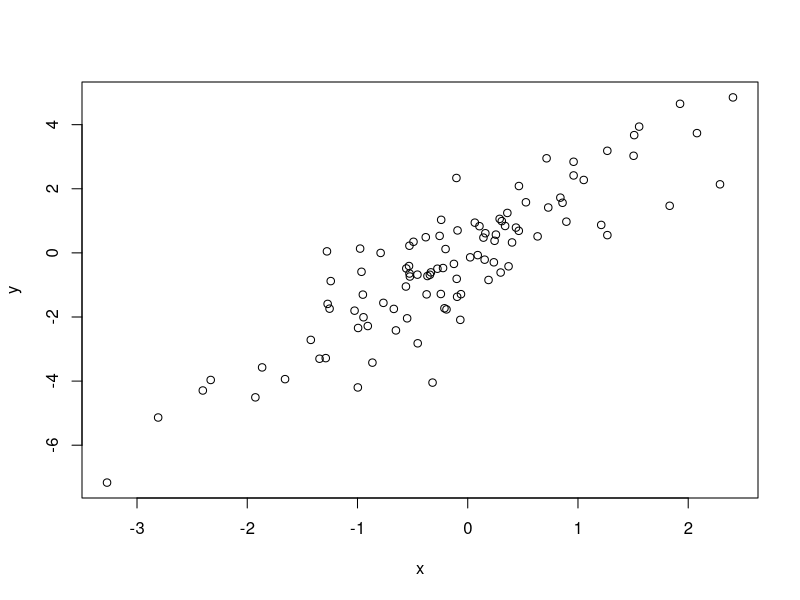

Here is the R script that generated this plot:
## ---- chunk 1
knitr::opts_chunk$set(echo = TRUE)
## ---- chunk 2
x <- c(1, 2, 3, 4, 5)
y <- c(5, 4, 3, 2, 1)
sum(x * y)
## ---- chunk 3
t(x) %*% y
## ---- chunk 4
x <- rnorm(100)
y <- 2*x + rnorm(100)
## ---- chunk 5
cor(x,y)

plot(x,y)
## ---- chunk 6
# 버블 정렬
bubble_sort <- function(x) {
  n <- length(x) 
  
  for (i in 1:(n - 1)) {
    for (j in 1:(n - i)) {
      if (x[j] > x[j + 1]) {
        tmp <- x[j]
        x[j] <- x[j + 1]
        x[j + 1] <- tmp
      }
    }
  }
  return(x)
}
vec1 <- c(5,7,1,6,4)
bubble_sort(vec1)
## ---- chunk 7
# 선택 정렬
selection_sort <- function(x) {
  n <- length(x) 
  for (i in 1:(n - 1)) {
    min <- i
    for (j in (i + 1):n) {
      if (x[j] < x[min]) {
        min <- j
      }
    }
    
    if (min != i) {
      tmp <- x[i]
      x[i] <- x[min]
      x[min] <- tmp
    }
  }
  
  return(x)
}
vec2 <- c(7,4,2,6,1)
selection_sort(vec2)

## ---- chunk 8
collatz <- function(n) {
  sequence <- c(n)
  
  while (n!=1) {
    if (n%%2==0){
      n <- n/2
    } else {
      n <- 3 * n+1
    }
    sequence <- c(sequence, n)
  }
  
  return(sequence)
}
